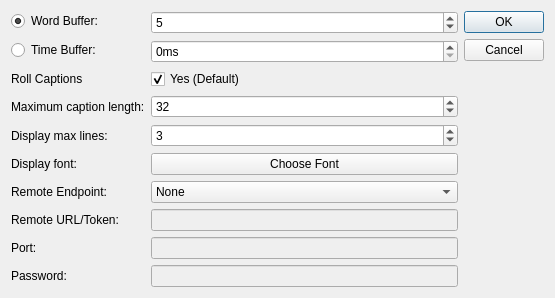
<?xml version="1.0" encoding="UTF-8"?>
<ui version="4.0">
 <class>captionDialog</class>
 <widget class="QDialog" name="captionDialog">
  <property name="geometry">
   <rect>
    <x>0</x>
    <y>0</y>
    <width>555</width>
    <height>243</height>
   </rect>
  </property>
  <property name="windowTitle">
   <string>Captioning Settings</string>
  </property>
  <layout class="QHBoxLayout" name="horizontalLayout_2">
   <item>
    <layout class="QFormLayout" name="formLayout">
     <item row="0" column="1">
      <widget class="QSpinBox" name="charOffset">
       <property name="toolTip">
        <string>The &quot;buffer&quot; </string>
       </property>
       <property name="value">
        <number>5</number>
       </property>
      </widget>
     </item>
     <item row="3" column="0">
      <widget class="QLabel" name="label">
       <property name="text">
        <string>Maximum caption length:</string>
       </property>
      </widget>
     </item>
     <item row="3" column="1">
      <widget class="QSpinBox" name="capLength">
       <property name="toolTip">
        <string>Maximum number of characters in one line</string>
       </property>
       <property name="minimum">
        <number>1</number>
       </property>
       <property name="value">
        <number>32</number>
       </property>
      </widget>
     </item>
     <item row="4" column="1">
      <widget class="QSpinBox" name="maxDisplayLines">
       <property name="toolTip">
        <string>Only display this number of lines in caption window</string>
       </property>
       <property name="minimum">
        <number>1</number>
       </property>
       <property name="value">
        <number>3</number>
       </property>
      </widget>
     </item>
     <item row="4" column="0">
      <widget class="QLabel" name="label_6">
       <property name="text">
        <string>Display max lines:</string>
       </property>
      </widget>
     </item>
     <item row="5" column="1">
      <widget class="QPushButton" name="fontSelector">
       <property name="toolTip">
        <string>Font for display</string>
       </property>
       <property name="text">
        <string>Choose Font</string>
       </property>
      </widget>
     </item>
     <item row="5" column="0">
      <widget class="QLabel" name="label_7">
       <property name="text">
        <string>Display font:</string>
       </property>
      </widget>
     </item>
     <item row="6" column="1">
      <widget class="QComboBox" name="remoteCapHost">
       <property name="toolTip">
        <string>Destination to send captions to</string>
       </property>
       <item>
        <property name="text">
         <string>None</string>
        </property>
       </item>
       <item>
        <property name="text">
         <string>Microsoft Teams</string>
        </property>
       </item>
       <item>
        <property name="text">
         <string>Zoom</string>
        </property>
       </item>
       <item>
        <property name="text">
         <string>OBS</string>
        </property>
       </item>
      </widget>
     </item>
     <item row="6" column="0">
      <widget class="QLabel" name="label_5">
       <property name="text">
        <string>Remote Endpoint:</string>
       </property>
      </widget>
     </item>
     <item row="7" column="1">
      <widget class="QLineEdit" name="hostURL">
       <property name="enabled">
        <bool>false</bool>
       </property>
       <property name="toolTip">
        <string>URL to send captions to</string>
       </property>
      </widget>
     </item>
     <item row="7" column="0">
      <widget class="QLabel" name="label_4">
       <property name="text">
        <string>Remote URL/Token:</string>
       </property>
      </widget>
     </item>
     <item row="8" column="1">
      <widget class="QLineEdit" name="serverPort">
       <property name="enabled">
        <bool>false</bool>
       </property>
      </widget>
     </item>
     <item row="8" column="0">
      <widget class="QLabel" name="label_2">
       <property name="text">
        <string>Port:</string>
       </property>
      </widget>
     </item>
     <item row="9" column="1">
      <widget class="QLineEdit" name="serverPassword">
       <property name="enabled">
        <bool>false</bool>
       </property>
       <property name="echoMode">
        <enum>QLineEdit::Password</enum>
       </property>
      </widget>
     </item>
     <item row="9" column="0">
      <widget class="QLabel" name="label_9">
       <property name="text">
        <string>Password:</string>
       </property>
      </widget>
     </item>
     <item row="1" column="0">
      <widget class="QRadioButton" name="enableTimeBuffer">
       <property name="text">
        <string>Time Buffer:</string>
       </property>
      </widget>
     </item>
     <item row="1" column="1">
      <widget class="QSpinBox" name="timeOffset">
       <property name="enabled">
        <bool>true</bool>
       </property>
       <property name="suffix">
        <string>ms</string>
       </property>
       <property name="maximum">
        <number>100000</number>
       </property>
       <property name="singleStep">
        <number>1000</number>
       </property>
      </widget>
     </item>
     <item row="0" column="0">
      <widget class="QRadioButton" name="enableWordBuffer">
       <property name="text">
        <string>Word Buffer:</string>
       </property>
       <property name="checked">
        <bool>true</bool>
       </property>
      </widget>
     </item>
     <item row="2" column="0">
      <widget class="QLabel" name="label_3">
       <property name="text">
        <string>Roll Captions</string>
       </property>
      </widget>
     </item>
     <item row="2" column="1">
      <widget class="QCheckBox" name="rollCaptions">
       <property name="text">
        <string>Yes (Default)</string>
       </property>
       <property name="checked">
        <bool>true</bool>
       </property>
      </widget>
     </item>
    </layout>
   </item>
   <item>
    <widget class="QDialogButtonBox" name="buttonBox">
     <property name="orientation">
      <enum>Qt::Vertical</enum>
     </property>
     <property name="standardButtons">
      <set>QDialogButtonBox::Cancel|QDialogButtonBox::Ok</set>
     </property>
    </widget>
   </item>
  </layout>
 </widget>
 <resources/>
 <connections>
  <connection>
   <sender>buttonBox</sender>
   <signal>accepted()</signal>
   <receiver>captionDialog</receiver>
   <slot>accept()</slot>
   <hints>
    <hint type="sourcelabel">
     <x>248</x>
     <y>254</y>
    </hint>
    <hint type="destinationlabel">
     <x>157</x>
     <y>274</y>
    </hint>
   </hints>
  </connection>
  <connection>
   <sender>buttonBox</sender>
   <signal>rejected()</signal>
   <receiver>captionDialog</receiver>
   <slot>reject()</slot>
   <hints>
    <hint type="sourcelabel">
     <x>316</x>
     <y>260</y>
    </hint>
    <hint type="destinationlabel">
     <x>286</x>
     <y>274</y>
    </hint>
   </hints>
  </connection>
 </connections>
</ui>
